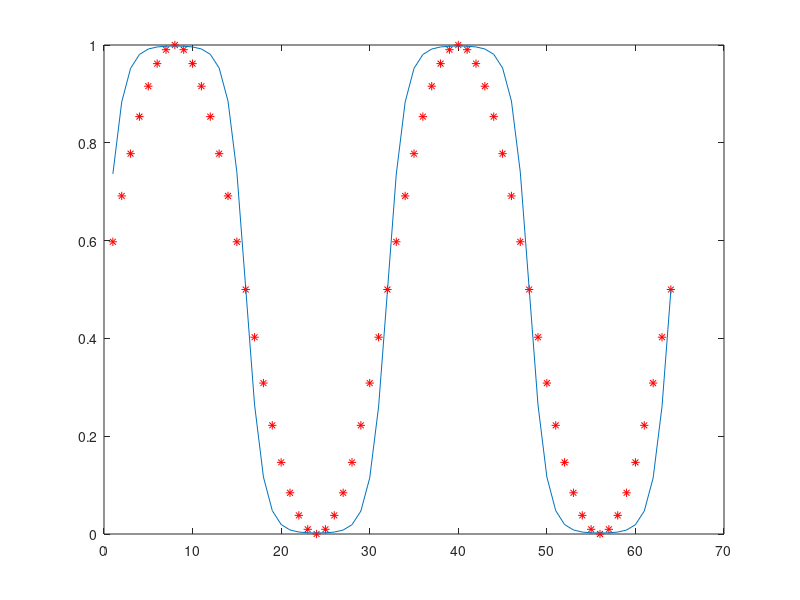

Source code (MATLAB):
clear all;
D=1.0;
dx=0.5;
dt=0.01;
N=64;
m=2;
kappa=1.0;
A=1.0;
beta1=dt/dx*dx;
beta2=2*kappa*beta1/dx*dx;

% Declarations
conc=zeros(N,1);
conc_old=zeros(N,1);
g=zeros(N,1);

% Initial profile
for i=1:N
    conc_old(i)=0.5*(1+sin(2*pi*m*i/N));
end

plot(conc_old, 'r*')
hold on

% Evolve the profile
for k=1:6000
        
        % Define g
        g=2*A*conc_old.*(1-conc_old).*(1-2*conc_old);
        
        for i=1:N
            w=i-1;
            ww=i-2;
            e=i+1;
            ee=i+2;
            if (ww<1)
                ww=ww+N;
            end
            if (w<1)
                w=w+N;
            end
            if (ee>N)
                ee=ee-N;
            end
            if(e>N)
                e=e-N;
            end
            
            % ellipsis are for text wrap in MATLAB editor window
            
            conc(i)=conc_old(i) + beta1*(g(w)-2*g(i)+g(e))...
                - beta2*(conc_old(ww)-4*conc_old(w)+6*conc_old(i)...
                -4*conc_old(e) + conc_old(ee));
            
            conc_old(i)=conc(i);
        end
         
    end
    plot(conc);
